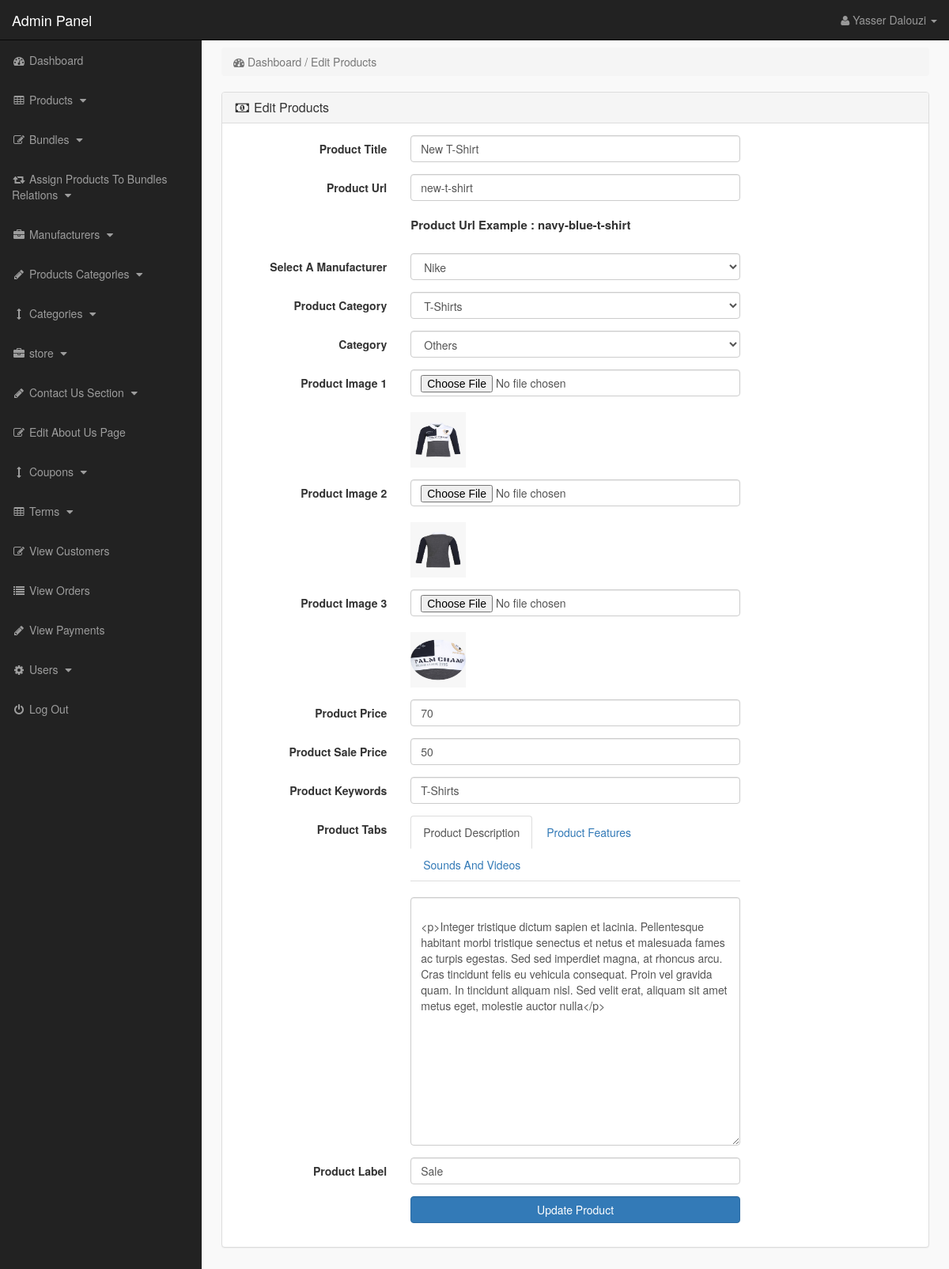
The app's page /admin_area/index.php?edit_product=1 (signed in) with its own data.
### tables this page shows
CREATE TABLE `products` (
  `product_id` int(10) NOT NULL,
  `p_cat_id` int(10) NOT NULL,
  `cat_id` int(10) NOT NULL,
  `manufacturer_id` int(10) NOT NULL,
  `date` timestamp NOT NULL DEFAULT CURRENT_TIMESTAMP ON UPDATE CURRENT_TIMESTAMP,
  `product_title` text NOT NULL,
  `product_url` text NOT NULL,
  `product_img1` text NOT NULL,
  `product_img2` text NOT NULL,
  `product_img3` text NOT NULL,
  `product_price` int(10) NOT NULL,
  `product_psp_price` int(100) NOT NULL,
  `product_desc` text NOT NULL,
  `product_features` text NOT NULL,
  `product_video` text NOT NULL,
  `product_keywords` text NOT NULL,
  `product_label` text NOT NULL,
  `status` varchar(255) NOT NULL
);

CREATE TABLE `manufacturers` (
  `manufacturer_id` int(10) NOT NULL,
  `manufacturer_title` text NOT NULL,
  `manufacturer_top` text NOT NULL,
  `manufacturer_image` text NOT NULL
);

CREATE TABLE `product_categories` (
  `p_cat_id` int(10) NOT NULL,
  `p_cat_title` text NOT NULL,
  `p_cat_top` text NOT NULL,
  `p_cat_image` text NOT NULL
);

CREATE TABLE `categories` (
  `cat_id` int(10) NOT NULL,
  `cat_title` text NOT NULL,
  `cat_top` text NOT NULL,
  `cat_image` text NOT NULL
);

### admin_area/edit_product.php (the view, shortened to what this page needs)
<?php
if(!isset($_SESSION['admin_email'])){
echo "<script>window.open('login.php','_self')</script>";
}
else {
?>
<?php
if(isset($_GET['edit_product'])){
$edit_id = $_GET['edit_product'];
$get_p = "select * from products where product_id='$edit_id'";
$run_edit = mysqli_query($con,$get_p);
$row_edit = mysqli_fetch_array($run_edit);
$p_title = $row_edit['product_title'];
$p_cat = $row_edit['p_cat_id'];
$cat = $row_edit['cat_id'];
$m_id = $row_edit['manufacturer_id'];
$p_image1 = $row_edit['product_img1'];
$p_image2 = $row_edit['product_img2'];
$p_image3 = $row_edit['product_img3'];
$p_price = $row_edit['product_price'];
$p_desc = $row_edit['product_desc'];
$p_keywords = $row_edit['product_keywords'];
$psp_price = $row_edit['product_psp_price'];
$p_label = $row_edit['product_label'];
$p_url = $row_edit['product_url'];
}
$get_manufacturer = "select * from manufacturers where manufacturer_id='$m_id'";
$run_manufacturer = mysqli_query($con,$get_manufacturer);
$row_manfacturer = mysqli_fetch_array($run_manufacturer);
$manufacturer_id = $row_manfacturer['manufacturer_id'];
$manufacturer_title = $row_manfacturer['manufacturer_title'];
$get_p_cat = "select * from product_categories where p_cat_id='$p_cat'";
$run_p_cat = mysqli_query($con,$get_p_cat);
$row_p_cat = mysqli_fetch_array($run_p_cat);
$p_cat_title = $row_p_cat['p_cat_title'];
$get_cat = "select * from categories where cat_id='$cat'";
$run_cat = mysqli_query($con,$get_cat);
$row_cat = mysqli_fetch_array($run_cat);
$cat_title = $row_cat['cat_title'];
?>
<!DOCTYPE html>
<html>
<head>
</head>
<body>
<div class="row">
<div class="col-lg-12">
<ol class="breadcrumb">
<li class="active">
<i class="fa fa-dashboard"> </i> Dashboard / Edit Products
</li>
</ol>
</div>
</div>
<div class="row">
<div class="col-lg-12">
<div class="panel panel-default">
<div class="panel-heading">
<h3 class="panel-title">
<i class="fa fa-money fa-fw"></i> Edit Products
</h3>
</div>
<div class="panel-body">
<form class="form-horizontal" method="post" enctype="multipart/form-data">
<div class="form-group" >
<label class="col-md-3 control-label" > Product Title </label>
<div class="col-md-6" >
<input type="text" name="product_title" class="form-control" required value="<?php echo $p_title; ?>">
</div>
</div>
<div class="form-group" >
<label class="col-md-3 control-label" > Product Url </label>
<div class="col-md-6" >
<input type="text" name="product_url" class="form-control" required value="<?php echo $p_url; ?>" >
<br>
<p style="font-size:15px; font-weight:bold;">
Product Url Example : navy-blue-t-shirt
</p>
</div>
</div>
<div class="form-group" >
<label class="col-md-3 control-label" > Select A Manufacturer </label>
<div class="col-md-6" >
<select name="manufacturer" class="form-control">
<option value="<?php echo $manufacturer_id; ?>">
<?php echo $manufacturer_title; ?>
</option>
</select>
</div>
</div>
<div class="form-group" >
<label class="col-md-3 control-label" > Product Category </label>
<div class="col-md-6" >
<select name="product_cat" class="form-control" >
<option value="<?php echo $p_cat; ?>" > <?php echo $p_cat_title; ?> </option>
</select>
</div>
</div>
<div class="form-group" >
<label class="col-md-3 control-label" > Category </label>
<div class="col-md-6" >
<select name="cat" class="form-control" >
<option value="<?php echo $cat; ?>" > <?php echo $cat_title; ?> </option>
</select>
</div>
</div>
<div class="form-group" >
<label class="col-md-3 control-label" > Product Image 1 </label>
<div class="col-md-6" >
<input type="file" name="product_img1" class="form-control" >
<br><img src="product_images/<?php echo $p_image1; ?>" width="70" height="70" >
</div>
</div>
<div class="form-group" >
<label class="col-md-3 control-label" > Product Image 2 </label>
<div class="col-md-6" >
<input type="file" name="product_img2" class="form-control" >
<br><img src="product_images/<?php echo $p_image2; ?>" width="70" height="70" >
</div>
</div>
<div class="form-group" >
<label class="col-md-3 control-label" > Product Image 3 </label>
<div class="col-md-6" >
<input type="file" name="product_img3" class="form-control" >
<br><img src="product_images/<?php echo $p_image3; ?>" width="70" height="70" >
</div>
</div>
<div class="form-group" >
<label class="col-md-3 control-label" > Product Price </label>
<div class="col-md-6" >
<input type="text" name="product_price" class="form-control" required value="<?php echo $p_price; ?>" >
</div>
</div>
<div class="form-group" >
<label class="col-md-3 control-label" > Product Sale Price </label>
<div class="col-md-6" >
<input type="text" name="psp_price" class="form-control" required value="<?php echo $psp_price; ?>">
</div>
</div>
<div class="form-group" >
<label class="col-md-3 control-label" > Product Keywords </label>
<div class="col-md-6" >
<input type="text" name="product_keywords" class="form-control" required value="<?php echo $p_keywords; ?>" >
</div>
</div>
<div class="form-group" >
<label class="col-md-3 control-label" > Product Tabs </label>
<div class="col-md-6" >
<ul class="nav nav-tabs">
<li class="active">
<a data-toggle="tab" href="#description"> Product Description </a>
</li>
<li>
<a data-toggle="tab" href="#features"> Product Features </a>
</li>
<li>
<a data-toggle="tab" href="#video"> Sounds And Videos </a>
</li>
</ul>
<div class="tab-content">
<div id="description" class="tab-pane fade in active">
<br>
<textarea name="product_desc" class="form-control" rows="15" id="product_desc">
<?php echo $p_desc; ?>
</textarea>
</div>
</div>
</div>
</div>
<div class="form-group" >
<label class="col-md-3 control-label" > Product Label </label>
<div class="col-md-6" >
<input type="text" name="product_label" class="form-control" required value="<?php echo $p_label; ?>">
</div>
</div>
<div class="form-group" >
<label class="col-md-3 control-label" ></label>
<div class="col-md-6" >
<input type="submit" name="update" value="Update Product" class="btn btn-primary form-control" >
</div>
</div>
</form>
</div>
</div>
</div>
</div>
</body>
</html>
<?php } ?>

### admin_area/includes/sidebar.php (shortened to what this page needs)
<?php
if(!isset($_SESSION['admin_email'])){
echo "<script>window.open('login.php','_self')</script>";
}
else {
?>
<nav class="navbar navbar-inverse navbar-fixed-top" >
<div class="navbar-header" >
<a class="navbar-brand" href="index.php?dashboard" >Admin Panel</a>
</div>
<ul class="nav navbar-right top-nav" >
<li class="dropdown" >
<a href="#" class="dropdown-toggle" data-toggle="dropdown" >
<i class="fa fa-user" ></i>
<?php echo $admin_name; ?> <b class="caret" ></b>
</a>
</li>
</ul>
<div class="collapse navbar-collapse navbar-ex1-collapse">
<ul class="nav navbar-nav side-nav">
<li>
<a href="index.php?dashboard">
<i class="fa fa-fw fa-dashboard"></i> Dashboard
</a>
</li>
<li>
<a href="#" data-toggle="collapse" data-target="#products">
<i class="fa fa-fw fa-table"></i> Products
<i class="fa fa-fw fa-caret-down"></i>
</a>
</li>
<li>
<a href="#" data-toggle="collapse" data-target="#bundles">
<i class="fa fa-fw fa-edit"></i> Bundles
<i class="fa fa-fw fa-caret-down"></i>
</a>
</li>
<li>
<a href="#" data-toggle="collapse" data-target="#relations">
<i class="fa fa-fw fa-retweet"></i> Assign Products To Bundles Relations
<i class="fa fa-fw fa-caret-down"></i>
</a>
</li>
<li>
<a href="#" data-toggle="collapse" data-target="#manufacturers">
<i class="fa fa-fw fa-briefcase"></i> Manufacturers
<i class="fa fa-fw fa-caret-down"></i>
</a>
</li>
<li>
<a href="#" data-toggle="collapse" data-target="#p_cat">
<i class="fa fa-fw fa-pencil"></i> Products Categories
<i class="fa fa-fw fa-caret-down"></i>
</a>
</li>
<li>
<a href="#" data-toggle="collapse" data-target="#cat">
<i class="fa fa-fw fa-arrows-v"></i> Categories
<i class="fa fa-fw fa-caret-down"></i>
</a>
</li>
<li>
<a href="#" data-toggle="collapse" data-target="#store">
<i class="fa fa-fw fa-briefcase"></i> store
<i class="fa fa-fw fa-caret-down"></i>
</a>
</li>
<li>
<a href="#" data-toggle="collapse" data-target="#contact_us">
<i class="fa fa-fw fa-pencil"> </i> Contact Us Section
<i class="fa fa-fw fa-caret-down"></i>
</a>
</li>
<li>
<a href="index.php?edit_about_us">
<i class="fa fa-fw fa-edit"></i> Edit About Us Page
</a>
</li>
<li>
<a href="#" data-toggle="collapse" data-target="#coupons">
<i class="fa fa-fw fa-arrows-v"></i> Coupons
<i class="fa fa-fw fa-caret-down"></i>
</a>
</li>
<li>
<a href="#" data-toggle="collapse" data-target="#terms" >
<i class="fa fa-fw fa-table"></i> Terms
<i class="fa fa-fw fa-caret-down"></i>
</a>
</li>
<li>
<a href="index.php?view_customers">
<i class="fa fa-fw fa-edit"></i> View Customers
</a>
</li>
<li>
<a href="index.php?view_orders">
<i class="fa fa-fw fa-list"></i> View Orders
</a>
</li>
<li>
<a href="index.php?view_payments">
<i class="fa fa-fw fa-pencil"></i> View Payments
</a>
</li>
<li>
<a href="#" data-toggle="collapse" data-target="#users">
<i class="fa fa-fw fa-gear"></i> Users
<i class="fa fa-fw fa-caret-down"></i>
</a>
</li>
<li>
<a href="logout.php">
<i class="fa fa-fw fa-power-off"></i> Log Out
</a>
</li>
</ul>
</div>
</nav>
<?php } ?>

### admin_area/css/style.css (style rules this page uses)
body { margin-top:100px; }
@media (min-width: 768px) { body { margin-top:50px; } }
.top-nav { padding:0 15px; }
.top-nav>li { display:inline-block; float:left; }
.top-nav>li>a { padding-top:15px; padding-bottom:15px; line-height:20px; color:#999; }
@media (min-width: 768px) { .side-nav { position:fixed; top:51px; width:255px; border-radius:0; overflow-y:auto; background-color: #222; bottom:0; overflow-x:hidden; padding-bottom:40px; } }
@media (min-width: 768px) { .side-nav>li>a { width:255px; } }
.panel-body { border-radius:5px; }

### records on screen
products: product_title "New T-Shirt", product_url "new-t-shirt", product_img1 (picture), product_img2 (picture), product_img3 (picture), product_price "70", psp_price "50", product_keywords "T-Shirts", product_desc "<p>Integer tristique dictum sapien et lacinia. Pellentesque habitant morbi tristique senectus et netus et malesuada fames ac turpis egestas. Sed sed imperdiet magna, at rhoncus arcu. Cras tincidunt felis eu vehicula consequat. Proin vel gravida quam. In tincidunt aliquam nisl. Sed velit erat, aliquam sit amet metus eget, molestie auctor nulla</p>", product_label "Sale"
manufacturers: manufacturer "Nike"
product_categories: product_cat "T-Shirts"
categories: cat "Others"

### other values on screen
$admin_name "Yasser Dalouzi"
